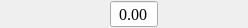
<?xml version="1.0" encoding="UTF-8"?>
<ui version="4.0">
 <class>UC_TDouble</class>
 <widget class="QWidget" name="UC_TDouble">
  <property name="geometry">
   <rect>
    <x>0</x>
    <y>0</y>
    <width>242</width>
    <height>25</height>
   </rect>
  </property>
  <property name="windowTitle">
   <string>Form</string>
  </property>
  <layout class="QHBoxLayout" name="horizontalLayout">
   <property name="spacing">
    <number>10</number>
   </property>
   <property name="leftMargin">
    <number>0</number>
   </property>
   <property name="topMargin">
    <number>0</number>
   </property>
   <property name="rightMargin">
    <number>0</number>
   </property>
   <property name="bottomMargin">
    <number>0</number>
   </property>
   <item>
    <widget class="QLabel" name="lbl_Name">
     <property name="sizePolicy">
      <sizepolicy hsizetype="Minimum" vsizetype="Preferred">
       <horstretch>0</horstretch>
       <verstretch>0</verstretch>
      </sizepolicy>
     </property>
     <property name="minimumSize">
      <size>
       <width>100</width>
       <height>0</height>
      </size>
     </property>
     <property name="font">
      <font>
       <family>Times New Roman</family>
       <pointsize>12</pointsize>
      </font>
     </property>
     <property name="text">
      <string/>
     </property>
     <property name="alignment">
      <set>Qt::AlignCenter</set>
     </property>
    </widget>
   </item>
   <item>
    <widget class="QDoubleSpinBox" name="spb_Value">
     <property name="sizePolicy">
      <sizepolicy hsizetype="Expanding" vsizetype="Fixed">
       <horstretch>0</horstretch>
       <verstretch>0</verstretch>
      </sizepolicy>
     </property>
     <property name="font">
      <font>
       <family>Times New Roman</family>
       <pointsize>12</pointsize>
      </font>
     </property>
     <property name="alignment">
      <set>Qt::AlignCenter</set>
     </property>
     <property name="buttonSymbols">
      <enum>QAbstractSpinBox::NoButtons</enum>
     </property>
    </widget>
   </item>
   <item>
    <widget class="QLabel" name="lbl_Unit">
     <property name="sizePolicy">
      <sizepolicy hsizetype="Minimum" vsizetype="Preferred">
       <horstretch>0</horstretch>
       <verstretch>0</verstretch>
      </sizepolicy>
     </property>
     <property name="minimumSize">
      <size>
       <width>80</width>
       <height>0</height>
      </size>
     </property>
     <property name="font">
      <font>
       <family>Times New Roman</family>
       <pointsize>12</pointsize>
      </font>
     </property>
     <property name="text">
      <string/>
     </property>
     <property name="alignment">
      <set>Qt::AlignLeading|Qt::AlignLeft|Qt::AlignVCenter</set>
     </property>
    </widget>
   </item>
  </layout>
 </widget>
 <resources/>
 <connections/>
</ui>
